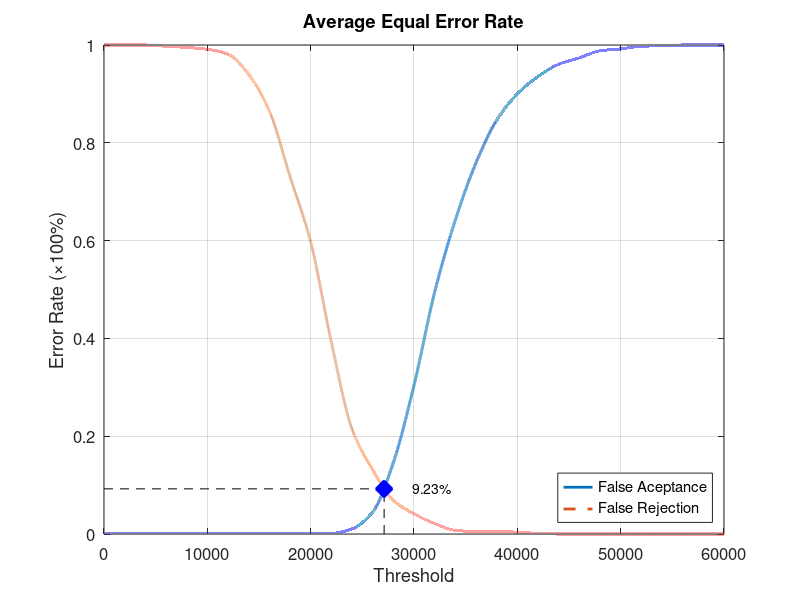
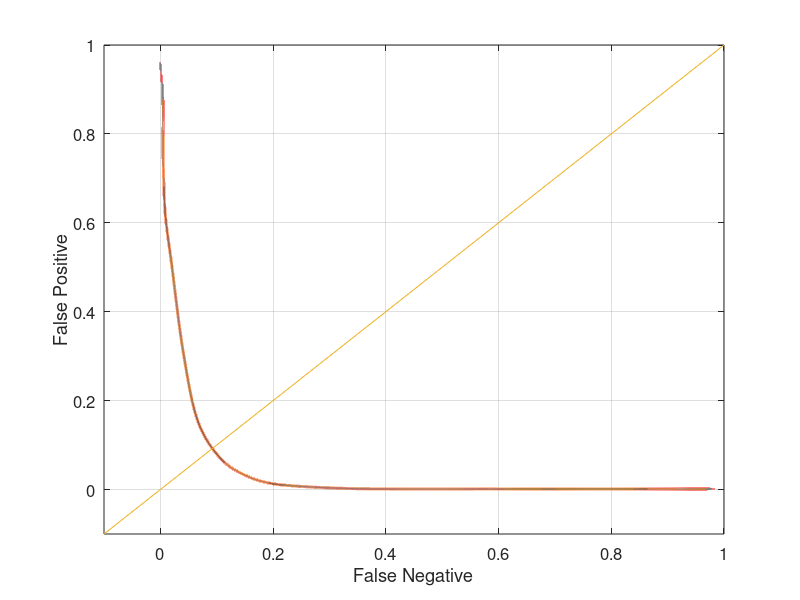

Here is the MATLAB script that generated these plots, in order:
function yEER = Experiment5Average
close all;
clear;
clc;
x = 0:2000:60000;
xq = 0:0.5:60000;

y0 = [0 0.00131579 0.00131579 0.00131579 0.00131579 0.00131579 0.00131579 0.00131579 0.00131579 0.00131579 0.00131579 0.00131579 0.0105263 0.0447368 0.146053 0.303947 0.494737 0.642105 0.759211 0.846053 0.9 0.935526 0.960526 0.973684 0.988158 0.992105 0.997368 0.998684 1 1 1];
yy0 = interp1(x, y0, xq, 'pchip');
y1 = [1 1 1 0.9975 0.995 0.99125 0.98125 0.94 0.865 0.73125 0.5975 0.3925 0.215 0.13125 0.06875 0.04125 0.02125 0.0075 0.005 0.005 0.00375 0.00125 0 0 0 0 0 0 0 0 0];
yy1 = interp1(x, y1, xq, 'pchip');

% Calculating EER: 
y2 = abs(y0 - y1);
find(y2 == min(y2))
yy2 = abs(yy0 - yy1);
xEER = find(yy2 == min(yy2));
xEERIndex = xq(xEER) % X-axis EER
yEER = yy0(xEER) % Y-axis EER

main = figure
plot(xq, yy0,'-','LineWidth', 2);	hold on
plot(xq, yy1,'--','LineWidth', 2);	hold on
plot([xEERIndex xEERIndex], [0 yEER], 'k--');	hold on
plot([0 xEERIndex], [yEER yEER], 'k--');	hold on
plot(xEERIndex, yEER, 'bx', 'LineWidth', 10);	hold on
text(xEERIndex + 10 * xEERIndex / 100, yEER, [num2str(round((10000 * yEER)) / 100) '%'])
legend('False Aceptance', 'False Rejection', 'Location', 'SouthEast')
xlabel('Threshold')
ylabel('Error Rate (\times100%)')
title('Average Equal Error Rate')
set(gca, 'FontSize', 12)
axis([0 60000 0 1])
grid on

print(main, 'Experiment5AverageMain', '-dpng');
FNRxFPR = figure('Color', [1 1 1]);
plot(yy1, yy0, '-', yy1, yy0, 'LineWidth', 2);
hold on
y = -0.1:0.1:1
plot(y, y); 
set(gca, 'FontSize', 12)
xlabel('False Negative')
ylabel('False Positive')
axis([-0.1 1 -0.1 1])
set(gca, 'FontSize', 12)
grid on

print(FNRxFPR, 'Experiment5AverageFNRxFPR','-dpng');
end
